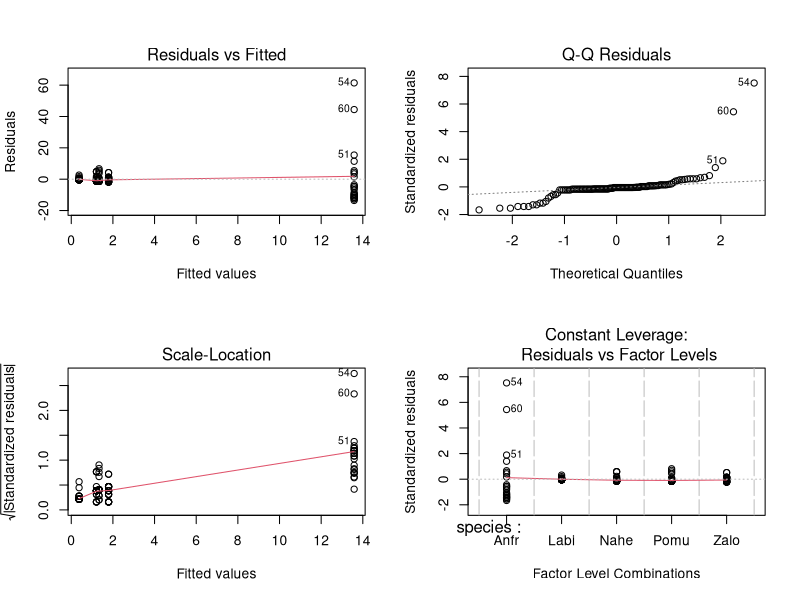
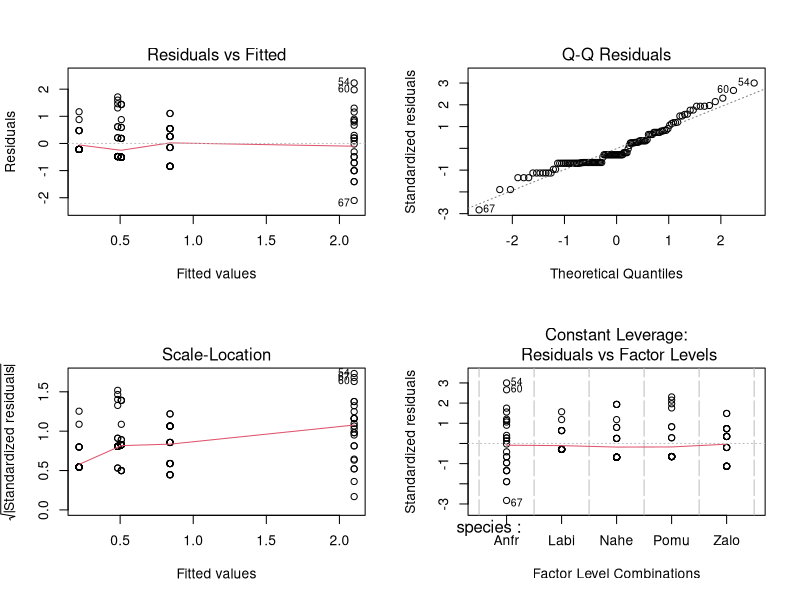
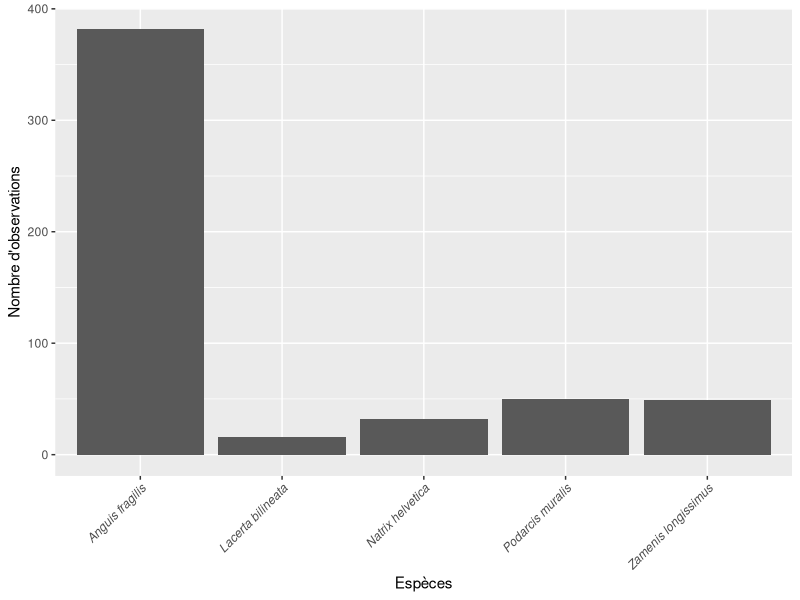
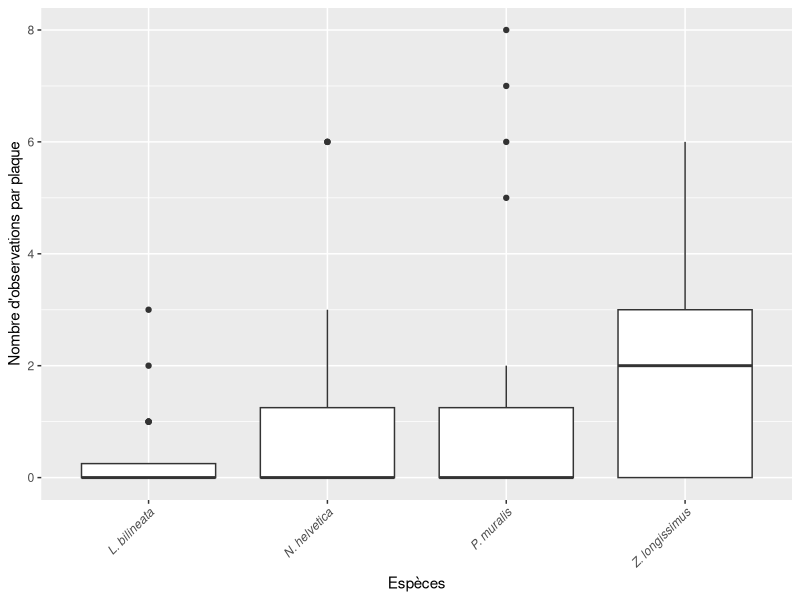
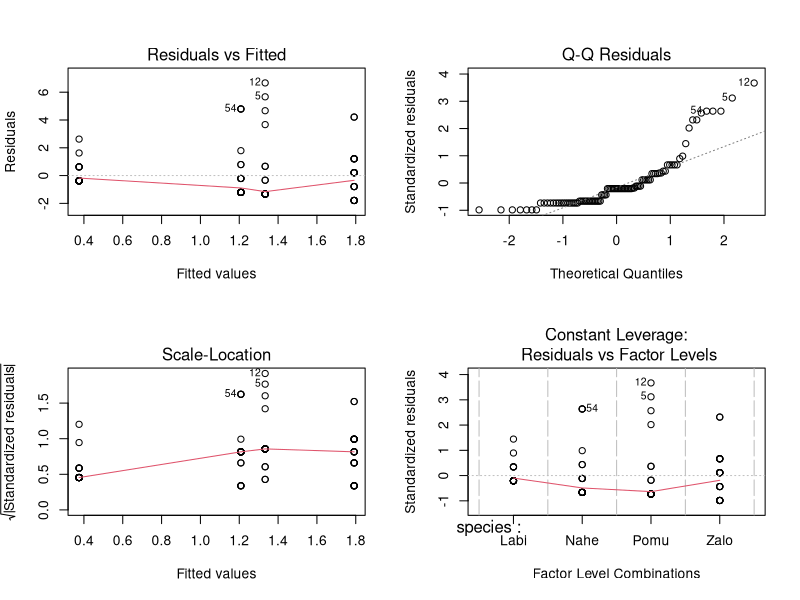
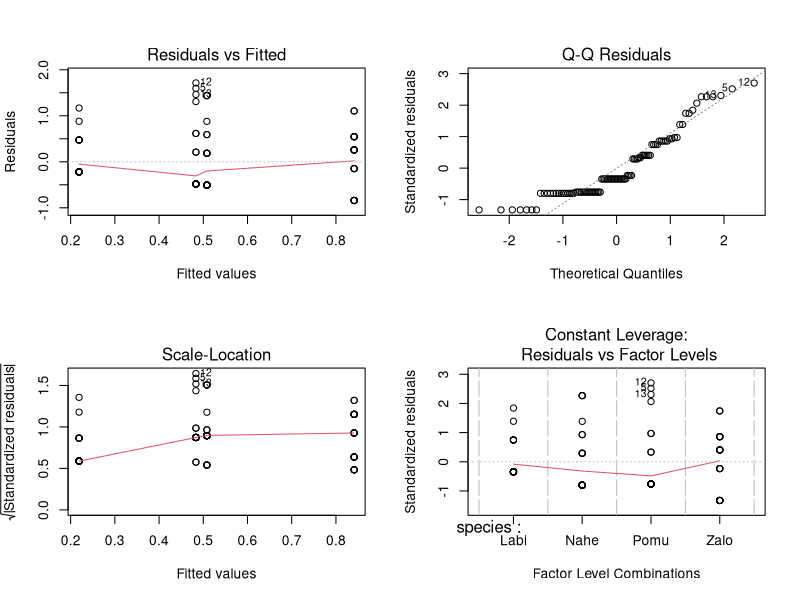
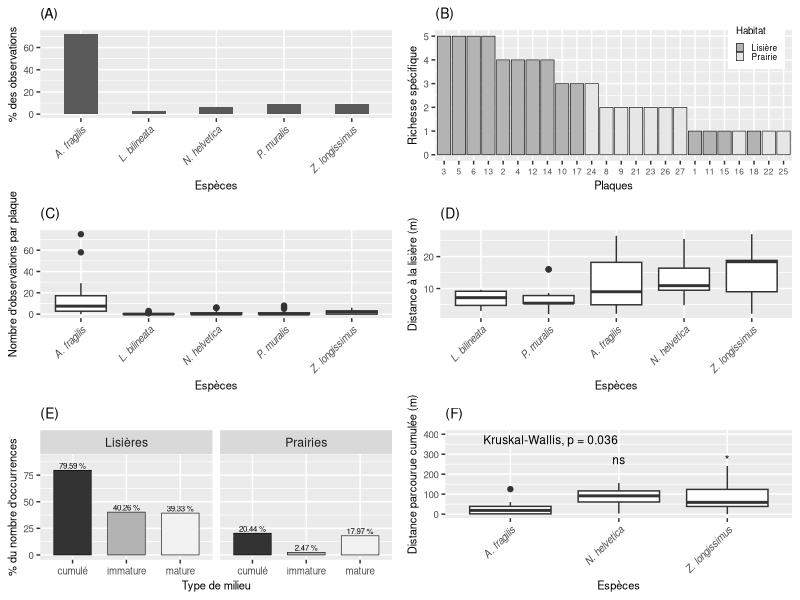

Source code (R) for these figures, in order:
x=c("here","tidyverse","ggpubr", "gridExtra") #object that contains the packages that will be used in the script
lapply(x,library, character.only=T) #call the packages with the function "library"

################################################
#BARPLOT - NUMBER OF OBSERVATIONS
################################################

df=read_tsv("data_bouvron_1.txt", col_names=F) #read the data table
df #check what it looks like
df[,3]=round((df[,2]*100)/sum(df[,2]),0) #add a column with the percentage of the number of observation per species
colnames(df)=c("species","n","per") #rename the columns
df=mutate(df,species=as.factor(species)) #change the variable "species" to factor
summary(df) #check if everything is ok

#Plot with percentages
p1<-ggplot(data=df, aes(x=species, y=per))+ #define the data source and the aesthetics of the plot
	geom_bar(stat="identity", width=.5)+ #call barplot
	labs(x="Espèces", y="% des observations", title="(A)")+ #titles of the whole plot, and of both axes
	scale_x_discrete(labels=c("Anguis fragilis"=expression(italic("A. fragilis")), "Podarcis muralis"=expression(italic("P. muralis")), "Lacerta bilineata"=expression(italic("L. bilineata")),"Zamenis longissimus"=expression(italic("Z. longissimus")),"Natrix helvetica"=expression(italic("N. helvetica"))))+ #change the x-axis tick mark labels
	theme(axis.text.x=element_text(angle=45, vjust=1, hjust=1,face="italic"))+ #rotate the x-axis tick mark labels of 45° and use an italic font
	theme(plot.title=element_text(size=10), axis.title=element_text(size=8), axis.text.x=element_text(size=7), axis.text.y=element_text(size=7)) #adjust the size of the titles and tick mark labels on both axes

#Plot with actual values
jpeg(file="barplot_count.jpg", width=17, height=17, units="cm", res=200) #save the figure as a jpg file
ggplot(data=df, aes(x=species, y=n))+ #define the data source and the aesthetics of the plot
	geom_bar(stat="identity")+ #barplot representation
	labs(x="Espèces", y="Nombre d'observations")+ #titles of the axes
	theme(axis.text.x=element_text(angle=45, vjust=1, hjust=1,face="italic")) #rotate the text of the axis ticks to 45° and use an italic font
dev.off() #save the figure in the current directory


################################
#PLOT SPECIES RICHNESS BY PLATE
################################

df2=read_tsv("data_bouvron_2.txt") #read the data table
df2 #check what it looks like

#build a new table with species richness per plate
df2<-df2 %>%
	mutate(plaque_ID=as.factor(plaque_ID), milieu=as.factor(milieu)) %>% #transform the variable plaque_ID as factor
	mutate(Pomu=replace(Pomu, Pomu>0,1),Labi=replace(Labi, Labi>0,1),Anfr=replace(Anfr, Anfr>0,1),Nahe=replace(Nahe, Nahe>0,1),Zalo=replace(Zalo, Zalo>0,1)) %>% #replace all values that are not zeros by 1
	mutate(n_sp=rowSums(across(where(is.numeric)))) #adds a column "n_sp" that sums the "1" values for each row where the variables are as numeric
	
#Plot species richness by plate
p2<-ggplot(df2, aes(x=reorder(plaque_ID,-n_sp), y=n_sp, fill=milieu))+ #define the data source and the aesthetics of the plot, as well as the color fill of the bars according to the variable "milieu"
	geom_bar(stat="identity",color="black", size=0.2,)+ #call barplot
	scale_fill_grey(start=.7, end=.9,name="Habitat", labels=c("Lisière","Prairie"))+ #fill the bars with two shades of grey according to habitat type
	labs(x="Plaques", y="Richesse spécifique", title="(B)")+ #provide axes titles and main title
	theme(plot.title=element_text(size=10), axis.title=element_text(size=8), axis.text.x=element_text(size=6), axis.text.y=element_text(size=7))+ #set text size
	theme(legend.title=element_text(size=7), legend.text=element_text(size=6))+ #set legend size
	theme(legend.key.size=unit(0.2,"cm"))+ #set legend elements size
	theme(legend.position=c(0.9,0.9)) #set legent position
	
#some extra descriptive statistics on this data set
sd(df2$n_sp) #standard deviation of the number of species
range(df2$n_sp) #range of the number of species
quantile(df2$n_sp) #quantile of the number of species

chisq.test(df2$n_sp) #chisquare test to test whether the richness significantly varies among plates
#Chi-squared test for given probabilities
#data:  df2$n_sp
#X-squared = 19.25, df = 23, p-value = 0.6866

#beware of the interpretation of these results, because the richness values only vary from 1 to five with the following frequencies:
#1 : 7
#2 : 6
#3 : 3
#4 : 4
#5 : 4

################################################
#NUMBER OF INDIVIDUALS/SPECIES/PLATE
################################################

df3=read_tsv("data_bouvron_3.txt") #read the data table
df3 #check what it looks like
df3<-mutate(df3,plaque_ID=as.factor(plaque_ID), species=as.factor(species)) #change the class of the variables "plaque_ID" and "species" to factor.

#Plot the mean number of observations by plate for each species with a boxplot
p3<-ggplot(df3, aes(x=species, y=n))+ #define the data source and the aesthetics of the plot
	geom_boxplot()+ #call boxplot
	theme(axis.text.x=element_text(angle=45, vjust=1, hjust=1))+ #rotate the x-axis tick mark labels of 45°
	theme(plot.title=element_text(size=10), axis.title=element_text(size=8), axis.text.x=element_text(size=7), axis.text.y=element_text(size=7))+ #set text size
	scale_x_discrete(labels=c("Pomu"=expression(italic("P. muralis")), "Labi"=expression(italic("L. bilineata")),"Anfr"=expression(italic("A. fragilis")),"Zalo"=expression(italic("Z. longissimus")),"Nahe"=expression(italic("N. helvetica"))))+ #change the x-axis tick mark labels
	labs(x="Espèces", y="Nombre d'observations par plaque", title="(C)") #set axes titles and main title

#one-way ANOVA test to test if there is a significant difference between species
res.aov=aov(n~species, data=df3)
#plot to check the post-hoc conditions of the ANOVA
par(mfrow=c(2,2))
plot(res.aov) #there are some outliers and the residuals do not seem to have a normal distribution
shapiro.test(res.aov$res) #to test the normality of the residuals of the ANOVA
#	Shapiro-Wilk normality test
#
#data:  res.aov$res
#W = 0.52445, p-value < 2.2e-16

#The residuals of the ANOVA do not follow a normal distribution
#We apply a log transformation on the n values +1, we add 1 to avoid log(0) wich produces -Inf in R

df3$log_n<-log(df3$n+1)
#we apply the ANOVA on these new values
res.aov2=aov(log_n~species, data=df3)
par(mfrow=c(2,2))
plot(res.aov2) #looks better, no outliers and the distribution of residuals seem to fit a normal distribution
shapiro.test(res.aov2$res) 
#	Shapiro-Wilk normality test
#
#data:  res.aov2$res
#W = 0.94614, p-value = 0.0001137
#Actually the residuals do not fit a normal distribution, the conditions for the ANOVA are not met.

#Still, we perform a summary of the ANOVA to check if there is a significant difference in the numbers according to the species

summary(res.aov2)
#             Df Sum Sq Mean Sq F value  Pr(>F)    
#species       4  53.08  13.271   23.03 5.4e-14 ***
#Residuals   115  66.27   0.576                    
#---
#Signif. codes:  0 ‘***’ 0.001 ‘**’ 0.01 ‘*’ 0.05 ‘.’ 0.1 ‘ ’ 1

#Ther is a significant effect of species on the number.
#We now perform a Tukey test for a pairwise comparison between groups on the fitted values of the ANOVA to check which pair or pairs of species differ from each other in terms of numbers

tukey=TukeyHSD(res.aov2)
tukey
#  Tukey multiple comparisons of means
#    95% family-wise confidence level
#
#Fit: aov(formula = log_n ~ species, data = df2)
#
#$species
#                 diff        lwr       upr     p adj
#Labi-Anfr -3.63633383 -4.8124108 -2.460257 0.0000000
#Nahe-Anfr -3.11790918 -4.2939861 -1.941832 0.0000000
#Pomu-Anfr -3.09983453 -4.2759115 -1.923758 0.0000000
#Zalo-Anfr -2.61636026 -3.7924372 -1.440283 0.0000001
#Nahe-Labi  0.51842465 -0.6576523  1.694502 0.7387804
#Pomu-Labi  0.53649930 -0.6395777  1.712576 0.7134791
#Zalo-Labi  1.01997357 -0.1561034  2.196051 0.1217057
#Pomu-Nahe  0.01807465 -1.1580023  1.194152 0.9999992
#Zalo-Nahe  0.50154892 -0.6745280  1.677626 0.7616722
#Zalo-Pomu  0.48347427 -0.6926027  1.659551 0.7852958


#All the pairwise comparison between Anguis fragilis and all the other species are significant

#We can perform the same analysis without Anguis fragilis now

df3.red<-filter(df3,!species=="Anfr") #remove the data for Anguis fragilis
df3.red$species=factor(df3.red$species) #remove the value Anguis fragilis from the list of values
summary(df3.red) #check what it looks like

#plot the data in a boxplot
jpeg(file="boxplot_plaques_sans_anguis.jpg", width=17, height=17, res=300, units="cm") #save the figure as a jpg file
ggplot(df3.red, aes(x=species, y=n))+ #define the data source and the aesthetics of the plot
	geom_boxplot()+ #call boxplot
	theme(axis.text.x=element_text(angle=45, vjust=1, hjust=1))+ #rotate the x-axis tick mark labels of 45°
	scale_x_discrete(labels=c("Pomu"=expression(italic("P. muralis")), "Labi"=expression(italic("L. bilineata")),"Zalo"=expression(italic("Z. longissimus")),"Nahe"=expression(italic("N. helvetica"))))+ #change manualy the labels of the x axes
	labs(x="Espèces", y="Nombre d'observations par plaque") #titles of the axes
#save the figure in the current directory


#Same procedure as before
#One-way ANOVA test
res.aov3=aov(n~species, data=df3.red)
par(mfrow=c(2,2))
plot(res.aov3)
shapiro.test(res.aov3$res) #The residuals do not fit a normal distribution

#ANOVA with log-transformed data
res.aov4=aov(log_n~species, data=df3.red)
par(mfrow=c(2,2))
plot(res.aov4) #no outliers this time
shapiro.test(res.aov4$res) #The residuals do not fit a normal distribution, still we perform an ANOVA
summary(res.aov4)
#            Df Sum Sq Mean Sq F value Pr(>F)  
#species      3   12.5   4.165   3.183 0.0276 *
#Residuals   92  120.4   1.309                 
#---
#Signif. codes:  0 ‘***’ 0.001 ‘**’ 0.01 ‘*’ 0.05 ‘.’ 0.1 ‘ ’ 1

#Once again, there is a significant effect of species on the number of individuals
#We now perform a Tukey test for a pairwise comparison between groups on the fitted values of the ANOVA to check which pair or pairs of species differ from each other in terms of numbers

tukey=TukeyHSD(res.aov4)
tukey
#  Tukey multiple comparisons of means
#    95% family-wise confidence level
#
#Fit: aov(formula = log_n ~ species, data = df3)
#
#$species
#                diff        lwr       upr     p adj
#Nahe-Labi 0.51842465 -0.3456704 1.3825197 0.4008131
#Pomu-Labi 0.53649930 -0.3275958 1.4005944 0.3700154
#Zalo-Labi 1.01997357  0.1558785 1.8840686 0.0139135
#Pomu-Nahe 0.01807465 -0.8460204 0.8821697 0.9999407
#Zalo-Nahe 0.50154892 -0.3625461 1.3656440 0.4305489
#Zalo-Pomu 0.48347427 -0.3806208 1.3475693 0.4633052

#There is a significant difference between Zamenis longissimus and Lacerta bilineata

########################
#TEST AGE CLASSES
########################

df4=read_tsv("data_bouvron_4.txt") #read the data table
df4 #check what it looks like
df4<-mutate(df4, age=as.factor(age), milieu=as.factor(milieu)) #set the variables "age" and "milieu" as factor

#represent the data through a nested-barplot
df4$perc=round(df4$n*100/sum(df4$n),2) #add a column with percentages

df4_temp<-group_by(df4,age, milieu) %>% #group by "age" and "milieu"
	summarise(sum=sum(perc)) %>% #aggregate data by calculating the sum of percentages in each category
	ungroup() #ungroup the data table

df4_temp<-add_row(df4_temp,age="cumulé",milieu="lisiere",sum=sum(df4_temp[df4_temp$milieu=="lisiere",]$sum)) %>% #we add two rows of cumulate percentages (both categories grouped together)
	add_row(age="cumulé",milieu="prairie",sum=sum(df4_temp[df4_temp$milieu=="prairie",]$sum)) #we add two rows of cumulate percentages (both categories grouped together)

#nested-barplot
p5=ggplot(data=df4_temp, aes(x=age, y=sum, fill=age))+ #define the data source and the aesthetics of the plot
	geom_bar(position="dodge", stat="identity", width=0.7,color="black", size=0.2,show.legend=F)+ #call barplot
	scale_fill_grey(start=.2, end=.95)+ #set the color fill for the bars
	ylim(0,90)+ #set the range of the y-axis
	geom_text(aes(label=paste(sum, "%")),size=2,position=position_dodge(width=0.9),vjust=-0.25)+ #set the text bloc that will provide the percentage value above each bar
	facet_grid(.~milieu, labeller=as_labeller(c(prairie="Prairies",lisiere="Lisières")))+ #set the two barplot per habitat type ("milieu") with manuel labels
	labs(x="Type de milieu", y="% du nombre d'occurrences", title="(E)", width=0.5)+ #set axes titles
	theme(legend.position="none")+ #do not display the legend on the right
	theme(plot.title=element_text(size=10), axis.title=element_text(size=8), axis.text.x=element_text(size=7), axis.text.y=element_text(size=7)) #set text size

#ANOVA for hedges
df4.lis<-filter(df4, milieu=="lisiere") %>% #subset of df4 that contains only the data for "lisiere"
	mutate(log_n=log(n)) #add a column with the log value of "n"
aov.lis=aov(data=df4.lis,log_n~age) 	#ANOVA
summary(aov.lis) #summary of the ANOVA
#            Df Sum Sq Mean Sq F value Pr(>F)
#age          1   0.06  0.0605   0.036  0.855
#Residuals    8  13.49  1.6864                

#No significant effect of age on numbers of individuals in hedges

shapiro.test(aov.lis$res) #The residuals fit a normal distribution


#ANOVA for meadows, same procedure as previously
df4.pr<-filter(df4, milieu=="prairie") %>%
	mutate(log_n=log(n+1))
aov.pr=aov(data=df4.pr,log_n~age)
summary(aov.pr)
#            Df Sum Sq Mean Sq F value Pr(>F)  
#age          1  4.164   4.164   5.111 0.0537 .
#Residuals    8  6.518   0.815                 
#---
#Signif. codes:  0 ‘***’ 0.001 ‘**’ 0.01 ‘*’ 0.05 ‘.’ 0.1 ‘ ’ 1

#5% threshold, we can consider that the effect of age on number of individuals is significant in meadows

shapiro.test(aov.pr$res) #The residuals fit a normal distribution


####################################
#TEST THIGMOTHERMY VS. HELIOTHERMY
####################################

df5=read_tsv("data_bouvron_5.txt") #read the data table
df5 #Check what it looks like
df5<-mutate(df5, species=as.factor(species), mode=as.factor(mode)) #set the class of "species" and "mode" to factor

#We run an ANOVA
aov.thermo=aov(data=df5, log(n)~mode)
summary(aov.thermo)
#            Df Sum Sq Mean Sq F value Pr(>F)  
#mode         1  14.78  14.780   9.914 0.0136 *
#Residuals    8  11.93   1.491                 
#---
#Signif. codes:  0 ‘***’ 0.001 ‘**’ 0.01 ‘*’ 0.05 ‘.’ 0.1 ‘ ’ 1

#The effect of the mode of thermoregulation on the number of individuals is significant

shapiro.test(aov.thermo$res) #The residuals fit a normal distribution

########################
#DISTANCE TO THE HEDGE
########################
df6<-read_delim("distance.csv",delim=";") %>% #read the data table
	mutate(species=as.factor(species)) #set the variable "species" to factor
summary(df6) #check what it looks like

#boxplot representation of the data set
p4=ggplot(data=df6, aes(x=factor(df6$species,levels=c("labi", "pomu", "anfr","nahe","zalo")), y=dist))+ #define the data source and the aesthetics of the plot
	geom_boxplot()+ #call boxplot
	labs(x="Espèces", y="Distance à la lisière (m)", title="(D)")+ #set axes and main titles
	theme(axis.text.x=element_text(angle=45, vjust=1, hjust=1))+ #rotate the x-axis tick mark labels of 45°
	theme(plot.title=element_text(size=10), axis.title=element_text(size=8), axis.text.x=element_text(size=7), axis.text.y=element_text(size=7))+ #set text size
	scale_x_discrete(labels=c("anfr"=expression(paste(italic("A. fragilis"))), "labi"=expression(paste(italic("L. bilineata"))),"nahe"=expression(paste(italic("N. helvetica"))),"pomu"=expression(paste(italic("P. muralis"))),"zalo"=expression(paste(italic("Z. longissimus"))))) #change the x-axis tick mark labels

#We run a non-parametric test on several groups
kruskal.test(dist~species, data=df6)
#	Kruskal-Wallis rank sum test

#data:  dist by species
#Kruskal-Wallis chi-squared = 6.3166, df = 4, p-value = 0.1767

#No significant difference between groups.

#############################
#CUMULATIVE COVERED DISTANCE
#############################
df7<-read_delim("distance_parcourue.csv",delim=";") %>% #read the data table
	mutate(species=as.factor(SP)) %>% #transform the variable "species" into factor
	mutate(dist=`cumul parcouru`, capt=`nbre de capture`) %>% #Change the name of the variables
	select(species, Sexe, Statut, ID, dist, capt) #select the variables
	
#We run a non-parametric test on several groups
kruskal.test(dist~species, data=df7)
#	Kruskal-Wallis rank sum test
#
#data:  dist by species
#Kruskal-Wallis chi-squared = 6.6599, df = 2, p-value = 0.0358

#There is a significant difference between groups.
#We now perform a pairwise comparison between species to detect which ones differ from another
pairwise.wilcox.test(df7$dist, df7$species)
#	Pairwise comparisons using Wilcoxon rank sum test with continuity correction 
#
#data:  df7$dist and df7$species 
#
#     anfr  nahe 
#nahe 0.272 -    
#zalo 0.039 0.820
#
#P value adjustment method: holm 

#We can see that the distances covered by Anguis fragilis significantly differ from Zamenis longissimus

my_comp=list(c("anfr","nahe"),c("anfr","zalo"),c("nahe","zalo"))

#boxplot of the data
p6=ggplot(data=df7, aes(x=species, y=dist))+ #define the data source and the aesthetics of the plot
	geom_boxplot()+ #call boxplot
	labs(x="Espèces", y="Distance parcourue cumulée (m)", title="(F)")+ #set axes and main titles
	stat_compare_means(label="p.signif", size=3,label.y=250, method="wilcox.test", ref.group="anfr")+ #add significance marks on the plot with A. fragilis as reference point
	stat_compare_means(method="kruskal",label.y=350, size=3)+ #add the value of the Kruskal-Wallis test on top of the plot
	ylim(0,400)+ #set y-axis range
	theme(axis.text.x=element_text(angle=45, vjust=1, hjust=1))+ #rotate the x-axis tick mark labels of 45°
	theme(plot.title=element_text(size=10), axis.title=element_text(size=8), axis.text.x=element_text(size=7), axis.text.y=element_text(size=7))+ #set text size
	scale_x_discrete(labels=c("anfr"=expression(paste(italic("A. fragilis"))), "nahe"=expression(paste(italic("N. helvetica"))),"zalo"=expression(paste(italic("Z. longissimus"))))) #change the x-axis tick mark labels

##############
#FINAL FIGURE
##############

#We cluster all the figures in the same panel
jpeg(file="figure4.jpg", width=17, height=17, units="cm", res=300) #save the figure as a jpg file
grid.arrange(p1,p2,p3,p4,p5,p6,ncol=2,nrow=3) #group all the plots within a single figure
dev.off() #save the figure in the current directory
